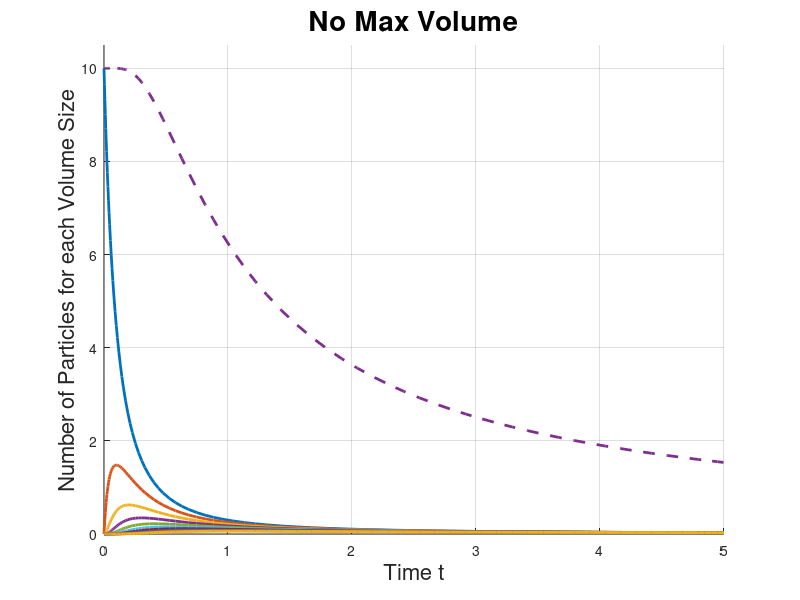

Write the MATLAB code that produced this figure.
function SmoluchowskiSolver

global V K Np chi n0

%Time parameters: NOTE: T=10^6 ==>30sec runtime
T = 5;                      %Total number of time steps.

%Particle parameters
Np = 10;                    %Max number of particles
V=[1:1:Np]';                %Volumes/sizes of particles  1 to 10 cm^3
a = ((3/(4*pi)).*V).^(1/3); %Radius corresponding to Volume

%Initial Conditions
%n0 = zeros(Np+1,1);
n0 = zeros(Np,1);
n0(1) = 10;
n0(2) = 0;
%n0(Np+1) = sum(V.*n0(1:Np));


%Compute Coagulation Kernel
for (p=1:Np)
    for(q=1:Np)
        K(p,q) = 1;%     pi*((a(p)+a(q))^2);%   V(p)*V(q);%     
    end
end

%Solve Smoluchowski Equation
[t,n] = ode45(@SmoluchowskiEqns, [0 T], n0);

%Check conservation
chi = zeros(length(t),1);
for (i=1:length(t))
    chi(i) = V(1:Np)'*n(i,1:Np)';
end

%Plot and Save resutls
h= figure;
hold on
grid on
plot(t,n,'LineWidth',2)
plot(t,chi,'--', 'LineWidth',2)
xlabel('Time t','FontSize', 16);
ylabel('Number of Particles for each Volume Size','FontSize', 16);
titletext = ['No Max Volume'];
title(titletext,'FontSize', 20);
axis([min(t), max(t), 0, max(n0)+0.5])
picfilename = ['ODE45_SmoluchowksiNoMax_Neqn' num2str(Np)]
saveas(h,picfilename,'pdf');
%close all
 
end

function dn = SmoluchowskiEqns(t,n)

global V K Np chi n0

%n(Np+1) = sum(V.*n(1:Np));

%Define Smoluchowski ODEs
%dn = zeros(Np+1,1);
dn = zeros(Np,1);
for (p=1:Np)
	nIntoP = 0;
    nOutofP = 0;
    for (q=1:Np)
    	if (q<=p-1)
        	nIntoP = nIntoP + 0.5*K(p-q,q)*n(p-q)*n(q);
        end
        nOutofP = nOutofP + K(p,q)*n(p)*n(q);
    end
    dn(p) = nIntoP - nOutofP;
end

%Enforce conservation
0*dn(1) == -V(2:Np)'*dn(2:Np)/V(1);

%0*d(Np+1) == V(1:Np)'*n(1:Np) - n0(Np+1);

end